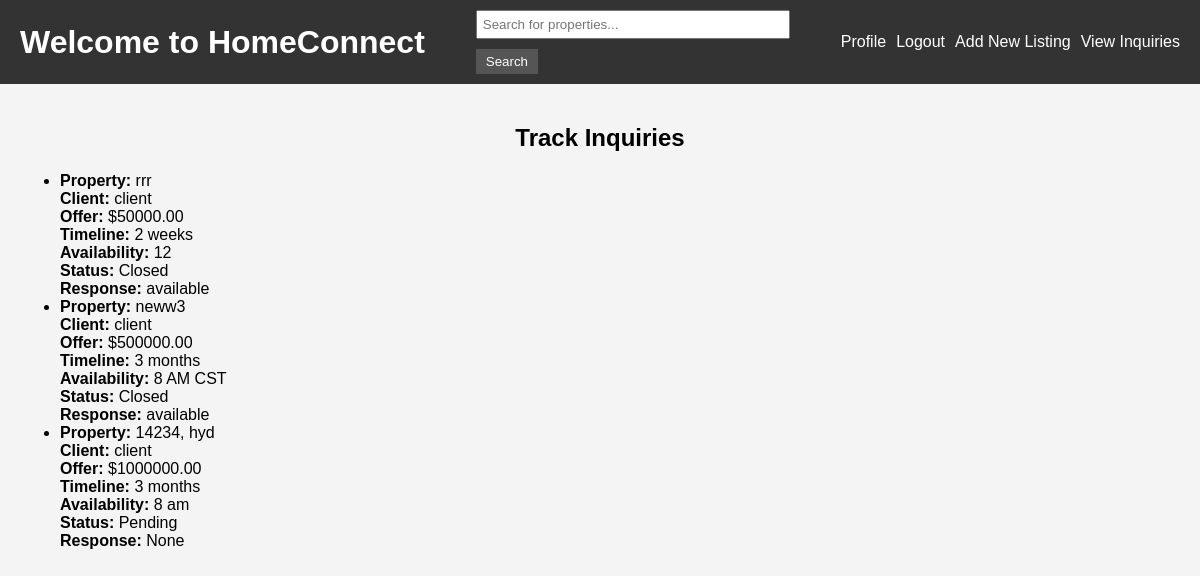
Page /track_inquiries/ (signed in) on the committed database.
### core/models.py (models this page shows, shortened)
class Inquiry(models.Model):
    client = models.ForeignKey(CustomUser, on_delete=models.CASCADE,related_name='inquiries')
    property = models.ForeignKey(Property, on_delete=models.CASCADE)
    offer = models.DecimalField(max_digits=10, decimal_places=2, default=0.0)
    timeline = models.CharField(max_length=100, default='As soon as possible')
    availability = models.CharField(max_length=100, default='Anytime')
    status = models.CharField(max_length=50, default='Pending')
    estimated_closing_time = models.DateTimeField(null=True, blank=True)
    total_price = models.DecimalField(max_digits=10, decimal_places=2, null=True, blank=True)
    response = models.TextField(null=True, blank=True)

class Property(models.Model):
    property_purchaser = models.ForeignKey(PropertyPurchaser, on_delete=models.CASCADE)
    address = models.CharField(max_length=255)
    description = models.TextField()
    price = models.CharField(max_length=20)
    category = models.CharField(max_length=50)
    land_size = models.CharField(max_length=20)
    image = models.ImageField(upload_to='property_images/', null=True, blank=True)
    number_of_bedrooms = models.CharField(max_length=5, null=True, blank=True)
    number_of_bathrooms = models.CharField(max_length=5, null=True, blank=True)
    garage = models.CharField(max_length=5, null=True, blank=True)
    year_built = models.CharField(max_length=4, null=True, blank=True)

class CustomUser(AbstractUser):
    USER_TYPE_CHOICES = (
        ('client', 'Client'),
        ('property_purchaser', 'Property Purchaser'),
        ('salesperson', 'Salesperson'),
    )
    user_role = models.CharField(max_length=20, choices=USER_TYPE_CHOICES, default='client')
    address = models.CharField(max_length=255, null=True, blank=True)

### core/views.py (the view)
# urls.py: path('track_inquiries/', views.track_inquiries, name='track_inquiries'),
@login_required
def track_inquiries(request):
    if request.user.user_role != 'property_purchaser':
        return HttpResponseForbidden("You are not allowed to view this page.")
    property_purchaser = get_object_or_404(PropertyPurchaser, user=request.user)
    inquiries = Inquiry.objects.filter(property__property_purchaser=property_purchaser)
    return render(request, 'track_inquiries.html', {'inquiries': inquiries})

### core/templates/track_inquiries.html (shortened to what this page needs)
{% extends 'base.html' %}
{% block content %}
<h2>Track Inquiries</h2>
<ul>
    {% for inquiry in inquiries %}
        <li>
            <strong>Property:</strong> {{ inquiry.property.address }}<br>
            <strong>Client:</strong> {{ inquiry.client.username }}<br>
            <strong>Offer:</strong> ${{ inquiry.offer }}<br>
            <strong>Timeline:</strong> {{ inquiry.timeline }}<br>
            <strong>Availability:</strong> {{ inquiry.availability }}<br>
            <strong>Status:</strong> {{ inquiry.status }}<br>
            <strong>Response:</strong> {{ inquiry.response }}<br>
        </li>
    {% empty %}
        <li>No inquiries yet.</li>
    {% endfor %}
</ul>
{% endblock %}

### core/static/styles.css (style rules this page uses)
body { font-family: Arial, sans-serif; background-color: #f4f4f4; margin: 0; padding: 0; }
h2 { text-align: center; }

### rows in the picture
Inquiry: property.address "rrr", client.username "client", offer "50000.00", timeline "2 weeks", availability "12", status "Closed", response "available"
Inquiry: property.address "neww3", client.username "client", offer "500000.00", timeline "3 months", availability "8 AM CST", status "Closed", response "available"
Inquiry: property.address "14234, hyd", client.username "client", offer "1000000.00", timeline "3 months", availability "8 am", status "Pending", response "None"
